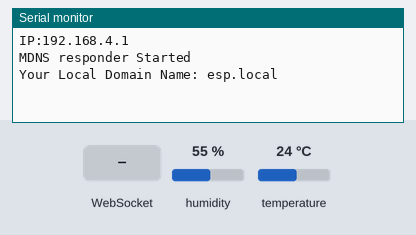
The sketch below on a simulated ESP32. On the bench: the last lines printed to the serial monitor. The inputs (shaded band) are chosen by the test bench; at power-on: humidity 55 %, temperature 24 °C.

Above: at 1.2 s.
1.3 s: WebSocket text "1" received
At 1.8 s:
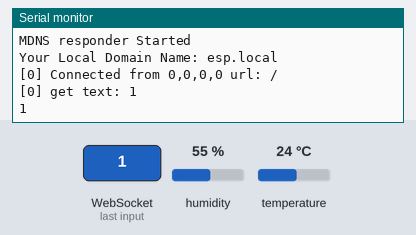
2.8 s: humidity set to 22 %
At 4.2 s:
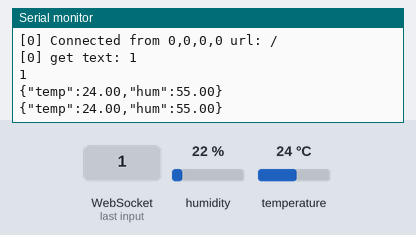
4.3 s: temperature set to 12 °C
5.8 s: WebSocket text "0" received
At 5.96 s:
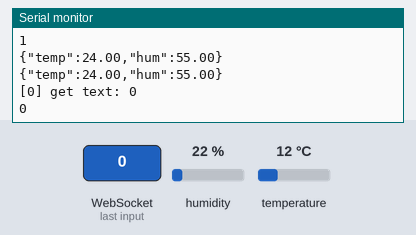
7.3 s: humidity set to 40 %
At 9.4 s:
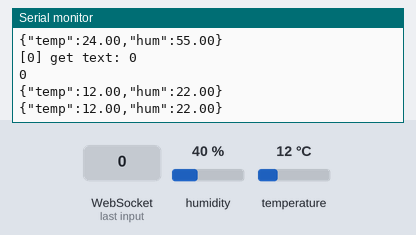

The sketch:

WebSocket_Server.ino
```cpp
#ifdef ESP32
#include <WiFi.h>
#include <ESPmDNS.h>
#else
#error "Board Not found
#endif

#include <ESPAsyncWebServer.h>
AsyncWebServer server(80);//HTTP Protocol Port
#include <WebSocketsServer.h>
WebSocketsServer websockets(81); //TCP Protocol/WebSocket Port
//JSON parser
#include <ArduinoJson.h>
//Timer Library
#include <Ticker.h>
Ticker timer;
#include <DHT.h>
#define DHTPIN 4 //Digital Pin Connected to DHT Sensor
#define DHTTYPE DHT22

DHT dht(DHTPIN,DHTTYPE);

#define led 15
void notFound(AsyncWebServerRequest *request){
  request->send(404,"text/plain","404: PAGE NOT FOUND");
}
void websocketEvent(uint8_t num,WStype_t type, uint8_t *payload,size_t length)
{
  switch(type){
    case WStype_DISCONNECTED:
      Serial.printf("[%u] Disconnected from server \n",num);
      break;
    case WStype_CONNECTED:{
      IPAddress ip = websockets.remoteIP(num);
      Serial.printf("[%u] Connected from %d,%d,%d,%d url: %s\n",num,ip[0],ip[1],ip[2],ip[3],payload);

      //send message to client
      websockets.sendTXT(num, "Connected to Server");
    }
    break;
    case WStype_TEXT:
      Serial.printf("[%u] get text: %s\n",num,payload);
      String message = String((char *)(payload));
      Serial.println(message);
      DynamicJsonDocument doc(200);
      //Deserialise the Data
      DeserializationError error = deserializeJson(doc,message);
      if(error){
        Serial.print("Failed to deserialise");
        Serial.println(error.c_str());
        return ;
      }
      //Parse the Data
      int LEDStatus=doc["LED"];
      digitalWrite(led,LEDStatus);
  }
}
char webpage[] PROGMEM =R"=====(
<!DOCTYPE html>
<html lang="en">
  <head>
    <meta charset="UTF-8">
    <meta name="viewport" content="width=device-width, initial-scale=1.0">
    <title>DASHBOARD</title>
    <style>
        body{
            display: flex;
            justify-content: center;
            height: 100vh;
            margin:10px;
            font-family: 'Courier New', Courier, monospace;
        }
        .container{
          text-align: center;
        }
        .circle{
            width: 100px;
            height: 100px;
            margin: 20px;
            margin-left: 35px;
            border-color: black;
            background-color:rgb(0, 128, 2);
            border-radius: 50%;
            margin-bottom: 20px;
        }
        .buttons button{
            margin: 0 10px;
            padding: 5px 10px;
            font-size: 16px;
            cursor: pointer;
            border-radius: 30px;
            font-family: 'Courier New', Courier, monospace;
            font-weight: bolder;
        }
    </style>
    <script>
      var connection = new WebSocket('ws://'+location.hostname+':81');
      var button_status = 0;
      function button_on(){
        button_status=1;
        circle.style.backgroundColor =rgb(128,0,0);
        send_data();
      }
      function button_off(){
        button_status=0;
        circle.style.backgroundColor =rgb(0, 128, 2);
        send_data();
      }
      function send_data(){
        var data = '{"LED":'+button_status+'}';
        connection.send(data);
      }
      connection.onmessage = function(event){
        var fulldata=event.data;
        console.log(fulldata);
        var data =JSON.parse(fulldata);
        temp_data=data.temp;
        hum_data=data.hum;
        Document.getElementByID("temp_meter").value=temp_data;
        Document.getElementByID("temp_value").innerHTML=temp_data;
        Document.getElementByID("hum_meter").value=hum_data;
        Document.getElementByID("hum_value").innerHTML=hum_data
      }
    </script>
  </head>
  <body>
    <div class="container">
        <h1>DASHBOARD</h1>
        <div class="circle"></div>
        <div class="buttons">
            <button onclick="button_on()">ON</button>
            <button onclick="button_off()">OFF</button>
        </div>
        <h2>Temperature</h2>
        <meter value="50" min="0" max="100" id="temp_meter"></meter>
        <p id="temp_value">50<span>°C</span></p>
        <h2>Humidity</h2>
        <meter value="50" min="0" max="100" id="hum_meter"></meter>
        <p id="hum_value">50<span>%</span></p>
    </div>
  </body>
</html>
)=====";
void setup()
{
  WiFi.softAP("Esp32","");
  Serial.print("IP:");
  Serial.println(WiFi.softAPIP());

  if(MDNS.begin("ESP")){
    Serial.println("MDNS responder Started");
    Serial.println("Your Local Domain Name: esp.local");
  }
  /*
    WE WILL BE USING SEND_P AS WE ARE USING WEBPAGE CHARACTER ARRAY AS PAYLOAD WHICH IS INSIDE FLASH
    MEMORY DEFINED BY PROGMEM
  */

  //HOMEPAGE
  server.on("/",[](AsyncWebServerRequest *request){
    request->send_P(200,"text/html",webpage);
  });
  //LED IS ON STATUS
  server.on("/led/on",[](AsyncWebServerRequest *request){
    digitalWrite(led,HIGH);
    request->send_P(200,"text/html",webpage);
  });
  //LED IS OFF status
  server.on("/led/off",[](AsyncWebServerRequest *request){
    digitalWrite(led,LOW);
    request->send_P(200,"text/html",webpage);
  });

  server.onNotFound(notFound);
  server.begin();
  websockets.begin();
  websockets.onEvent(websocketEvent);
  timer.attach(2,send_Sensor); //Calls the send_Sensor() function every 2seconds
}
void loop()
{
  websockets.loop();
}
String JSON_Data;
void send_Sensor(){
  float h = dht.readHumidity();
  float t = dht.readTemperature();
  if(isnan(t) ||isnan(h)){
    Serial.println("Failed to read DHT Sensor");
    return ;
  }
  JSON_Data ="{\"temp\":";
  JSON_Data +=t;
  JSON_Data +=",\"hum\":";
  JSON_Data +=h;
  JSON_Data +="}";
  Serial.println(JSON_Data);
  websockets.broadcastTXT(JSON_Data);
}
```

Measured:
- after the input at 1.3 s, the serial monitor: prints a new line at once (image 1)
- after the input at 5.8 s, the serial monitor: prints a new line at once (image 3)
